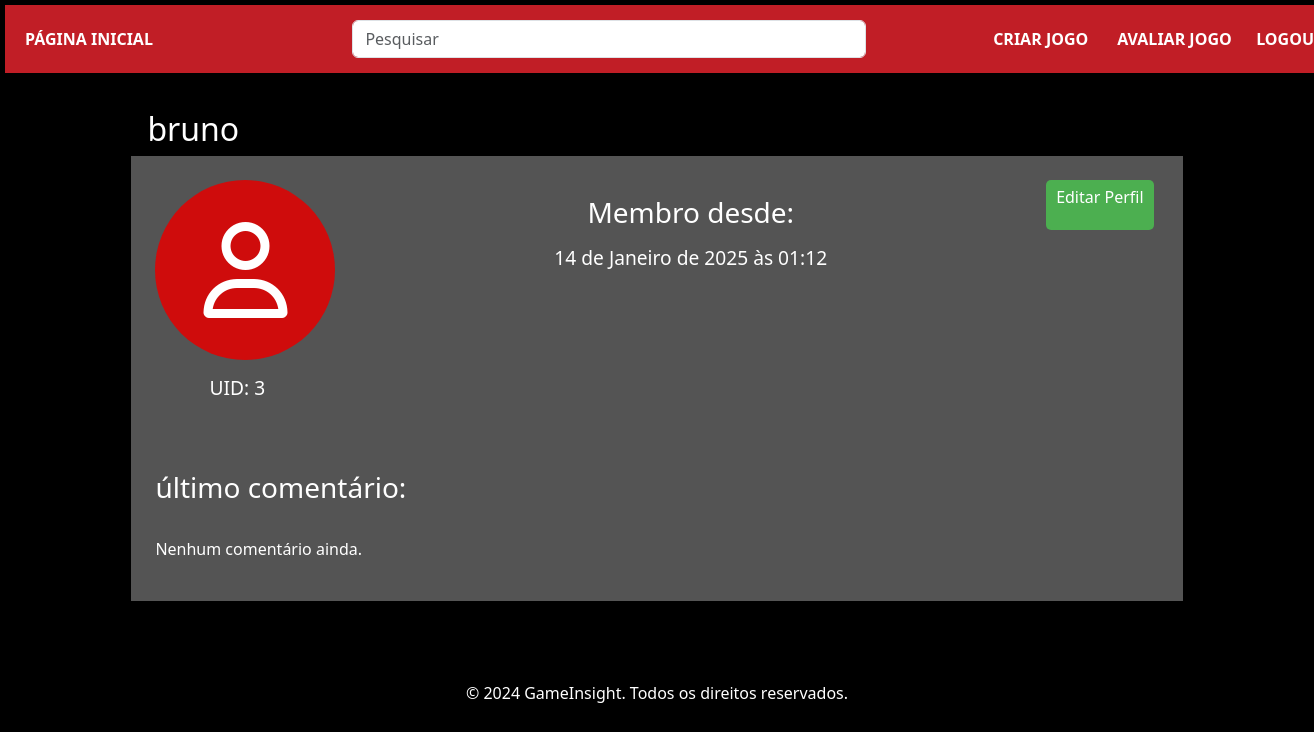
The page /accounts/perfil/ (signed in) on the database its author committed.
### usuarios/models.py (models this page shows, shortened)
class Usuario(AbstractUser):
    cidade = models.ForeignKey(Cidade, on_delete=models.CASCADE, null=True, blank=True, default=None)
    avatar = models.ImageField(upload_to='avatars/', null=True, blank=True, default=None)

### usuarios/views.py (the view)
# urls.py: path('perfil/', views.perfil, name='perfil'),
@login_required(login_url='usuarios:login')
def perfil(request):
    avaliacao = Avaliacao.objects.filter(usuario=request.user).last()
    contexto = {
        'avaliacao': avaliacao
    }
    return render(request, 'usuarios/perfil.html', contexto)

### usuarios/templates/usuarios/perfil.html (shortened to what this page needs)
{% extends 'gameinsight/base.html' %}
{% block content %}
    <div class="profile-container">
        <h2 class="user-name">
            {{ request.user.username }}
        </h2>
        <div class="informations-profile">
            <div class="profile-top">
                <div class="img-profile">
                    {% if request.user.avatar.url != '' %}
                        <img src="{{ request.user.avatar.url }}" alt="Avatar" class="avatar">
                    {% else %}
                        <i class="fa-regular fa-user icon-profile"></i>
                    {% endif %}
                    <h3 class="id-profile">UID: {{ request.user.id }}</h3>
                </div>
                <div class="date-profile">
                    <h3 class="data-profile">Membro desde: <p class="date-profile">{{ request.user.date_joined }}</p></h3>
                </div>
                <a href="{% url 'usuarios:perfil_edit' %}" class="btn-edit">Editar Perfil</a>
            </div>
            <div class="bottom-profile">
                <h3 class="title-comment">último comentário:</h3>
                {% if avaliacao %}
                    <div class="last-coment">
                        <div class="img-jogo">
                            <img src="{{ avaliacao.jogo.capa.url }}" alt="jogo-img" class="jogo-img">
                        </div>
                        <div class="user-details">
                            <p>{{ avaliacao.comentario }}</p>
                        </div>
                    </div>
                {% else %}
                    <p>Nenhum comentário ainda.</p>
                {% endif %}
            </div>
        </div>
    </div>
{% endblock content %}

### gameinsight/static/css/style.css (style rules this page uses)
* { margin: 0; padding: 0; box-sizing: border-box; }
body { display: flex; width: 100%; flex-direction: column; min-height: 100vh; margin: 0; overflow-x: hidden; background-color: blue; color: #fff; }
.btn-edit { background-color: rgb(207, 12, 12); color: white; padding: 10px 15px; border: none; text-decoration: none; height: 50px; cursor: pointer; font-size: 16px; border-radius: 4px; transition: 300ms ease-in-out; }
.profile-container { width: 80%; margin: 2rem auto; }
.informations-profile { background: #545454; padding: 1.5rem; display: flex; flex-direction: column; gap: 4rem; }
.profile-top { display: flex; flex-direction: row; justify-content: space-between; }
.icon-profile { width: 180px; height: 180px; font-size: 6rem; border-radius: 100%; background-color: rgb(207, 12, 12); color: white; display: flex; justify-content: center; align-items: center; }
.id-profile { font-size: 1.2rem; margin-top: 1rem; text-align: center; margin-right: 1rem; }
.date-profile { font-size: 1.2rem; margin-top: 1rem; text-align: center; }
.user-name { margin-left: 1rem; }
.title-comment { margin-bottom: 2rem; }
.btn-edit { background-color: #0066cc; color: white; border: none; }
.btn-edit { background-color: #4CAF50; color: white; padding: 5px 10px; text-decoration: none; border-radius: 5px; margin-right: 5px; }

### gameinsight/templates/gameinsight/partials/head.html (style rules this page uses)
body { background-color: black; color: #fff; }

### rows shown on the page
Usuario: user.username "bruno", user.id "3", user.date_joined "14 de Janeiro de 2025 às 01:12"
